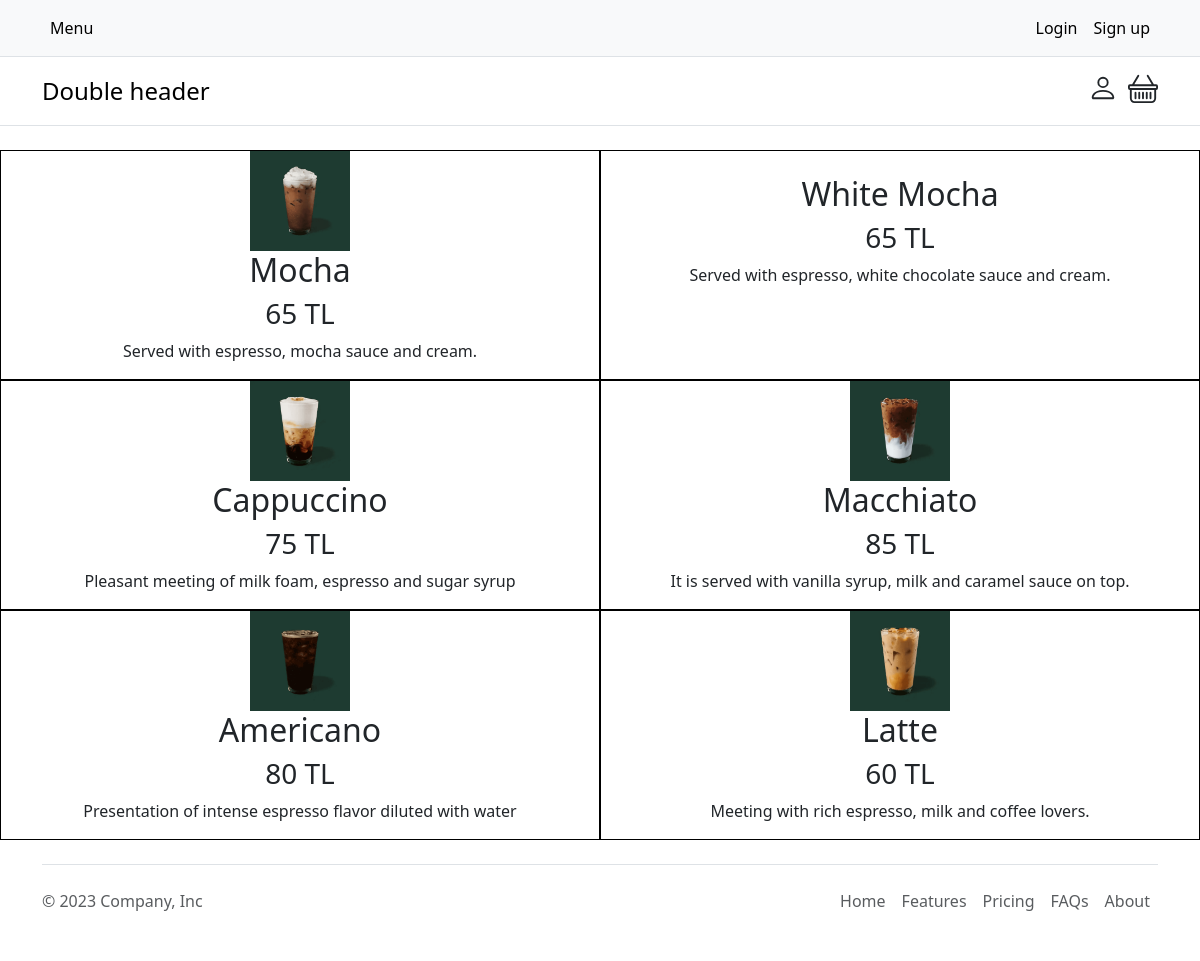
The page / on the database its author committed.
### App/models.py (models this page shows, shortened)
class Item(models.Model):
  name = models.CharField(max_length=20)
  image = models.ImageField(upload_to='img')
  price = models.BigIntegerField()
  content = models.TextField()

### App/views.py (the view)
# urls.py: path('', views.homepage,name='homepage'),
def homepage(request):
    items = Item.objects.all()
    context = dict(
        items = items
    )
    return render(request,'homepage.html',context)

### templates/homepage.html
{% extends 'main.html' %}
{% block container %}
{% load static %}
{% if items  %}
<div class="box" style="display: grid; grid-template-columns: 1fr 1fr; grid-template-rows: 1fr;">
{% for item in items %}
<div class="content" style="border: 1px solid black; text-align: center;">
    <a href="{% url 'user:order' item.id %}">
<img src="{{item.image.url}}" alt="" width="100">
</a>
<a href="{% url 'user:order' item.id %}"><h2> {{ item.name }} </h2></a>
<a href="{% url 'user:order' item.id %}"><h3>{{ item.price}} TL</h3></a>
<a href="{% url 'user:order' item.id %}"><p> {{ item.content }} </p></a>
</div>
{% endfor %}
</div>
{% endif %}
{% endblock %}

### static/style.css (style rules this page uses)
.content > a { text-decoration: none; color: inherit; }

### rows shown on the page
Item: image (picture), name "Mocha", price "65", content "Served with espresso, mocha sauce and cream."
Item: name "White Mocha", price "65", content "Served with espresso, white chocolate sauce and cream."
Item: image (picture), name "Cappuccino", price "75", content "Pleasant meeting of milk foam, espresso and sugar syrup"
Item: image (picture), name "Macchiato", price "85", content "It is served with vanilla syrup, milk and caramel sauce on top."
Item: image (picture), name "Americano", price "80", content "Presentation of intense espresso flavor diluted with water"
Item: image (picture), name "Latte", price "60", content "Meeting with rich espresso, milk and coffee lovers."
